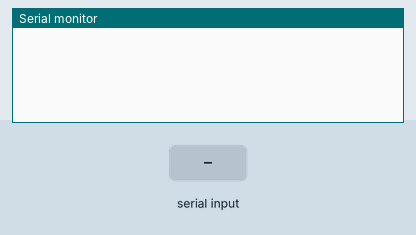
Recording of a sketch running on a simulated Arduino Uno, built with avr-gcc and run on an emulated ATmega328P. Shown: the last lines printed to the serial monitor. The test bench sets the inputs (shaded band). The modem accepts every AT command (registered, SIM ready, sends succeed) and sends nothing else.

Above: at 3.2 s.
3.3 s: "*\n" received over Serial
At 4.4 s:
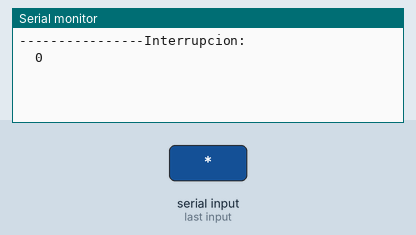
5.5 s: "*\n" received over the second serial link
At 6.3 s:
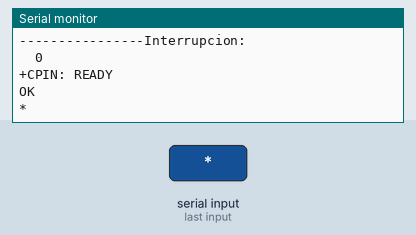
7.3 s: ":\n" received over the second serial link
At 8.2 s:
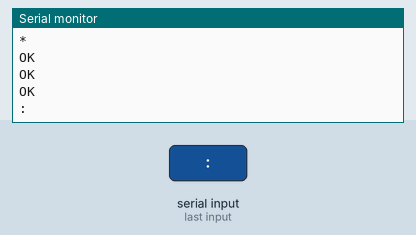

Measured:
- after the input at 3.3 s, the serial monitor: prints a new line after 0.72 s (image 1)
- after the input at 5.5 s, the serial monitor: prints a new line after 0.30 s (image 2)
- after the input at 7.3 s, the serial monitor: prints a new line after 0.27 s (image 3)

The sketch:

gsmTextOnEvent.ino
```cpp
#include <SoftwareSerial.h>


SoftwareSerial SIM900(10, 11);
//SoftwareSerial cr800(19,18);


char c = 0;
char c2 = 0;
char i = 0;
boolean stringComplete = false;
const int DELAY_1 = 10;  //aumentar si hay poca señal
const String API_KEY = "UJ3N8LXLLV5C6X5D";
int data;

void setup()
{

  SIM900.begin(19200);
  Serial.begin(19200);
  //cr800.begin(19200);

  SIM900.println("ATE0\n\r");
  SIM900.println("AT+HTTPTERM");
  SIM900.println("AT+SAPBR=0,1");
  delay(2000);

}
void loop(){

  //getHttp("10");
  delay(1000);
}


void serialEvent() {
  String inputString = "";
  String str;
  int i = 0;
  char inChar = Serial.read();

  if(inChar =='*' )
  {
    while (Serial.available()) {
      // get the new byte:
      inChar = (char)Serial.read();
      // add it to the inputString:
      inputString += inChar;
      // if the incoming character is a newline, set a flag so the main loop can
      // do something about it:
      if (inChar == '\n') {
        stringComplete = true;
      }
      if ((inChar >= 44) && (inChar< 58))
        str+=inChar;
      if (inChar == ':')
      {
        i = (int)((char)Serial.read() - '0');
        break;
      }
    }
    Serial.println("----------------Interrupcion: " + inputString+ " " + str + " " + String(i) );
    getHttp(str, (int)i);
  }
}


void getHttp(int data){
  SIM900.println("AT+HTTPTERM");
  SIM900.println("AT+SAPBR=0,1");
  delay(1000);
  Serial.println(sendData("AT+CPIN?"));
  Serial.println(sendData("AT+SAPBR=3,1,\"Contype\",\"GPRS\""));
  Serial.println(sendData("AT+SAPBR=3,1,\"APN\",\"www\""));
  Serial.println(sendData("AT+SAPBR=1,1"));
  delay(8000);
  Serial.println(sendData("AT+SAPBR=2,1"));
  Serial.println(sendData("AT+HTTPINIT"));
  Serial.println(sendData("AT+HTTPPARA=\"CID\",1"));
  Serial.println(sendData("AT+HTTPPARA=\"URL\",\"http://api.thingspeak.com/update?api_key="+API_KEY+"&field1="+String(data)+"\""));
  Serial.println(sendData("AT+HTTPACTION=0 "));
  delay(5000);
  Serial.println(sendData("AT+HTTPREAD"));
  Serial.println(sendData("AT+HTTPTERM"));
  SIM900.println("AT+SAPBR=0,1 ");
}

void getHttp(String data, int field){
  SIM900.println("AT+HTTPTERM");
  SIM900.println("AT+SAPBR=0,1");
  delay(1000);
  Serial.println(sendData("AT+CPIN?"));
  Serial.println(sendData("AT+SAPBR=3,1,\"Contype\",\"GPRS\""));
  Serial.println(sendData("AT+SAPBR=3,1,\"APN\",\"www\""));
  Serial.println(sendData("AT+SAPBR=1,1"));
  delay(8000);
  Serial.println(sendData("AT+SAPBR=2,1"));
  Serial.println(sendData("AT+HTTPINIT"));
  Serial.println(sendData("AT+HTTPPARA=\"CID\",1"));
  Serial.println(sendData("AT+HTTPPARA=\"URL\",\"http://api.thingspeak.com/update?api_key="+API_KEY+"&field"+String(field)+'='+data+"\""));
  Serial.println(sendData("AT+HTTPACTION=0 "));
  delay(5000);
  Serial.println(sendData("AT+HTTPREAD"));
  Serial.println(sendData("AT+HTTPTERM"));
  SIM900.println("AT+SAPBR=0,1 ");
}


String sendData(String data) //int field )
{
  String str = "";
  char i  = 0;
  char t;
  while(SIM900.available() > 0) {
     t = SIM900.read();
  }

  SIM900.println(data);
  delay(500);
  while(true)
  {
      delay(DELAY_1);
      while(SIM900.available()>0)
      {
        str+= (char)SIM900.read();
        delay(DELAY_1);
      }
      return str;
  }
}
```
